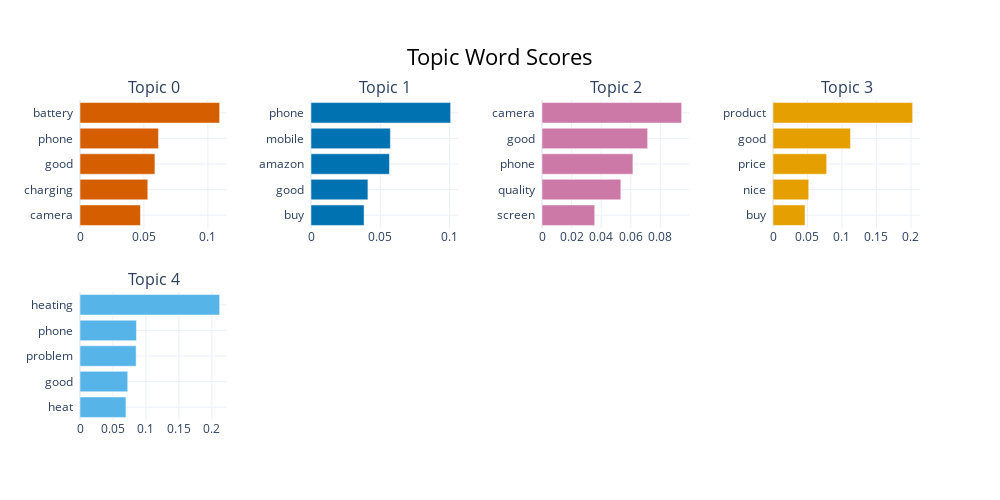

Notebook cell for this chart:
### Code cell
topic_model.visualize_barchart()

### Figure 1 — Plotly figure (JSON) as saved in the notebook; plotly's stock layout.template omitted (floating-point values rounded to 4 significant figures)
{"data": [{"marker": {"color": "#D55E00"}, "orientation": "h", "type": "bar", "x": [0.04729, 0.05303, 0.0586, 0.06141, 0.1092], "xaxis": "x", "y": ["camera  ", "charging  ", "good  ", "phone  ", "battery  "], "yaxis": "y"}, {"marker": {"color": "#0072B2"}, "orientation": "h", "type": "bar", "x": [0.03831, 0.04107, 0.05661, 0.05726, 0.1008], "xaxis": "x2", "y": ["buy  ", "good  ", "amazon  ", "mobile  ", "phone  "], "yaxis": "y2"}, {"marker": {"color": "#CC79A7"}, "orientation": "h", "type": "bar", "x": [0.03562, 0.05328, 0.06142, 0.07139, 0.09437], "xaxis": "x3", "y": ["screen  ", "quality  ", "phone  ", "good  ", "camera  "], "yaxis": "y3"}, {"marker": {"color": "#E69F00"}, "orientation": "h", "type": "bar", "x": [0.04638, 0.05179, 0.07781, 0.1124, 0.2024], "xaxis": "x4", "y": ["buy  ", "nice  ", "price  ", "good  ", "product  "], "yaxis": "y4"}, {"marker": {"color": "#56B4E9"}, "orientation": "h", "type": "bar", "x": [0.06967, 0.07242, 0.08517, 0.08561, 0.2119], "xaxis": "x5", "y": ["heat  ", "good  ", "problem  ", "phone  ", "heating  "], "yaxis": "y5"}], "layout": {"annotations": [{"font": {"size": 16}, "showarrow": false, "text": "Topic 0", "x": 0.0875, "xanchor": "center", "xref": "paper", "y": 1, "yanchor": "bottom", "yref": "paper"}, {"font": {"size": 16}, "showarrow": false, "text": "Topic 1", "x": 0.3625, "xanchor": "center", "xref": "paper", "y": 1, "yanchor": "bottom", "yref": "paper"}, {"font": {"size": 16}, "showarrow": false, "text": "Topic 2", "x": 0.6375, "xanchor": "center", "xref": "paper", "y": 1, "yanchor": "bottom", "yref": "paper"}, {"font": {"size": 16}, "showarrow": false, "text": "Topic 3", "x": 0.9125, "xanchor": "center", "xref": "paper", "y": 1, "yanchor": "bottom", "yref": "paper"}, {"font": {"size": 16}, "showarrow": false, "text": "Topic 4", "x": 0.0875, "xanchor": "center", "xref": "paper", "y": 0.4, "yanchor": "bottom", "yref": "paper"}], "height": 500, "hoverlabel": {"bgcolor": "white", "font": {"family": "Rockwell", "size": 16}}, "showlegend": false, "title": {"font": {"color": "Black", "size": 22}, "text": "Topic Word Scores", "x": 0.5, "xanchor": "center", "yanchor": "top"}, "width": 1000, "xaxis": {"anchor": "y", "autorange": true, "domain": [0, 0.175], "range": [0, 0.115], "showgrid": true, "type": "linear"}, "xaxis2": {"anchor": "y2", "autorange": true, "domain": [0.275, 0.45], "range": [0, 0.1061], "showgrid": true, "type": "linear"}, "xaxis3": {"anchor": "y3", "autorange": true, "domain": [0.55, 0.725], "range": [0, 0.09934], "showgrid": true, "type": "linear"}, "xaxis4": {"anchor": "y4", "autorange": true, "domain": [0.825, 1], "range": [0, 0.2131], "showgrid": true, "type": "linear"}, "xaxis5": {"anchor": "y5", "autorange": true, "domain": [0, 0.175], "range": [0, 0.223], "showgrid": true, "type": "linear"}, "xaxis6": {"anchor": "y6", "domain": [0.275, 0.45], "showgrid": true}, "xaxis7": {"anchor": "y7", "domain": [0.55, 0.725], "showgrid": true}, "xaxis8": {"anchor": "y8", "domain": [0.825, 1], "showgrid": true}, "yaxis": {"anchor": "x", "autorange": true, "domain": [0.6, 1], "range": [-0.5, 4.5], "showgrid": true, "type": "category"}, "yaxis2": {"anchor": "x2", "autorange": true, "domain": [0.6, 1], "range": [-0.5, 4.5], "showgrid": true, "type": "category"}, "yaxis3": {"anchor": "x3", "autorange": true, "domain": [0.6, 1], "range": [-0.5, 4.5], "showgrid": true, "type": "category"}, "yaxis4": {"anchor": "x4", "autorange": true, "domain": [0.6, 1], "range": [-0.5, 4.5], "showgrid": true, "type": "category"}, "yaxis5": {"anchor": "x5", "autorange": true, "domain": [0, 0.4], "range": [-0.5, 4.5], "showgrid": true, "type": "category"}, "yaxis6": {"anchor": "x6", "domain": [0, 0.4], "showgrid": true}, "yaxis7": {"anchor": "x7", "domain": [0, 0.4], "showgrid": true}, "yaxis8": {"anchor": "x8", "domain": [0, 0.4], "showgrid": true}}}
